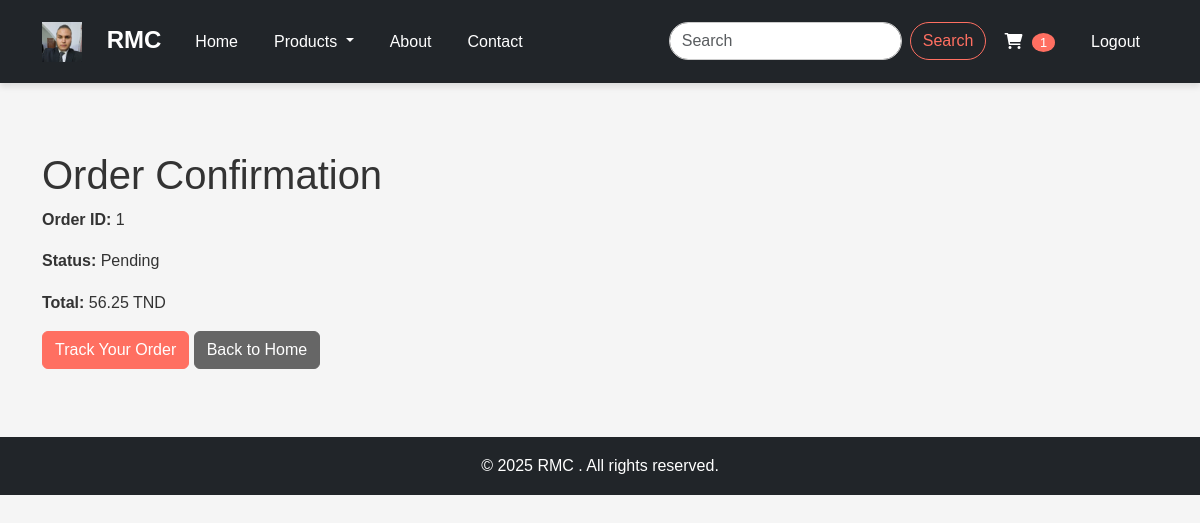
/order-confirmation/1/ (signed in), run on the app's committed database.
### main/models.py (models this page shows, shortened)
class Order(models.Model):
    STATUS_CHOICES = [
        ('Pending', 'Pending'),
        ('Charged', 'Charged'),  # Payment confirmed
        ('Processing', 'Processing'),  # Order is being prepared
        ('Shipped', 'Shipped'),  # Order is out for delivery
        ('Delivered', 'Delivered'),  # Order has been delivered
    ]
    user = models.ForeignKey(User, on_delete=models.CASCADE)
    total = models.DecimalField(max_digits=10, decimal_places=2)
    created_at = models.DateTimeField(auto_now_add=True)
    status = models.CharField(max_length=50, choices=STATUS_CHOICES, default='Pending')  # Order status
    location = models.CharField(max_length=100, blank=True, null=True)  # Current location
    estimated_delivery_time = models.DateTimeField(blank=True, null=True)  # Estimated delivery time

### main/views.py (the view)
# urls.py: path('order-confirmation/<int:order_id>/', views.order_confirmation, name='order_confirmation'),
@login_required
def order_confirmation(request, order_id):
    order = get_object_or_404(Order, id=order_id, user=request.user)
    context = {
        'order': order,
    }
    return render(request, 'main/order_confirmation.html', context)

### main/views.py (called while the page is built)
def base_context(request):
    cart_items_count = 0
    if request.user.is_authenticated:
        cart_items_count = Cart.objects.filter(user=request.user).count()
    return {'cart_items_count': cart_items_count}

### main/templates/main/order_confirmation.html
{% extends 'main/base.html' %}
{% load static %}
{% block content %}
<h1>Order Confirmation</h1>
<div class="order-details">
    <p><strong>Order ID:</strong> {{ order.id }}</p>
    <p><strong>Status:</strong> {{ order.status }}</p>
    <p><strong>Total:</strong> {{ order.total }} TND</p>
</div>
<a href="{% url 'track_order' order.id %}" class="btn btn-primary">Track Your Order</a>
<a href="{% url 'home' %}" class="btn btn-secondary">Back to Home</a>
{% endblock %}

### main/static/main/css/styles.css (style rules this page uses)
body { font-family: 'Poppins', sans-serif; background-color: #f5f5f5; color: #333; line-height: 1.6; margin: 0; padding: 0; }
h1, h2, h3, h4, h5, h6 { color: #333; }
a { color: #ff6f61; text-decoration: none; transition: color 0.3s ease; }
.btn-primary { background-color: #ff6f61; border-color: #ff6f61; color: #fff; transition: all 0.3s ease; }
.btn-secondary { background-color: #666; border-color: #666; color: #fff; transition: all 0.3s ease; }

### data on the page
Order: id "1", status "Pending", total "56.25"

### other printed values
{{ cart_items_count }} "1"
